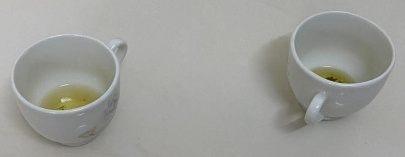
#> input picture data/p2_gradient_domain_cups/source.jpg, 405 x 157 px; its folder holds only this picture in this run
$ python -i slides_ch09_11.py   (imports and definitions only)   (older library calls are emulated)
#> lines starting #> are read from the running program, lines starting #| are printed output that depends on the picture
"""From-scratch building blocks that follow the lecture slides, used by
notebooks/CV_Project_Tonghop.ipynb.

  Chap 06-07 - binary morphology (erosion, dilation, opening, closing)
  Chap 09    - Hough transform for lines and circles
  Chap 10-11 - segmentation: Otsu / adaptive thresholding, region growing,
               k-means, marker-controlled watershed, overlap metrics
"""
import cv2
import numpy as np


# --- Chap 06-07: morphology --------------------------------------------------

# [47 lines left out: functions _offsets, _shifted, erode, dilate, opening, closing, not called in this run]


def disk(radius):
    return cv2.getStructuringElement(cv2.MORPH_ELLIPSE, (2 * radius + 1, 2 * radius + 1))


# --- Chap 09: Hough transform ---------------------------------------------------

# [170 lines left out: functions hough_lines_accumulator, hough_chord_normalized, hough_peaks, draw_hough_lines, hough_circles, otsu_threshold and 4 more, not called in this run]


def watershed_no_markers(gray, sigma=1.0):
    """Watershed of the gradient magnitude with one basin per regional
    minimum -- the slide's 'over-segmentation' failure mode."""
    from skimage.segmentation import watershed
    g = cv2.GaussianBlur(gray, (0, 0), sigma) if sigma else gray
    grad = cv2.magnitude(cv2.Sobel(g.astype(np.float32), cv2.CV_32F, 1, 0), cv2.Sobel(g.astype(np.float32), cv2.CV_32F, 0, 1))
    return watershed(grad)


# [24 lines left out: functions watershed_markers, iou, dice, not called in this run]

>>> import cv2
>>> picture = cv2.imread('../data/p2_gradient_domain_cups/source.jpg', cv2.IMREAD_GRAYSCALE)
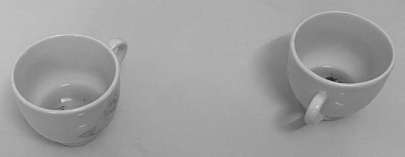
#> picture: shape (157, 405); min 37, max 225, mean 157.4
>>> result = watershed_no_markers(picture)
#> in watershed_no_markers, `grad = cv2.magnitude(cv2.Sobel(g.astype(np.float32), cv2.CV_32F, 1, 0)..`:
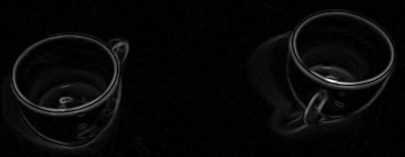
#> grad: shape (157, 405) float32; min 0, max 377.7, mean 12.3; drawn with min black and max white
#> in watershed_no_markers, `return watershed(grad)`:
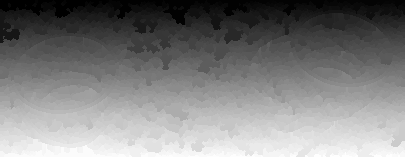
#> returned value: shape (157, 405) int32; min 1, max 3602, mean 1794.7; drawn with min black and max white
